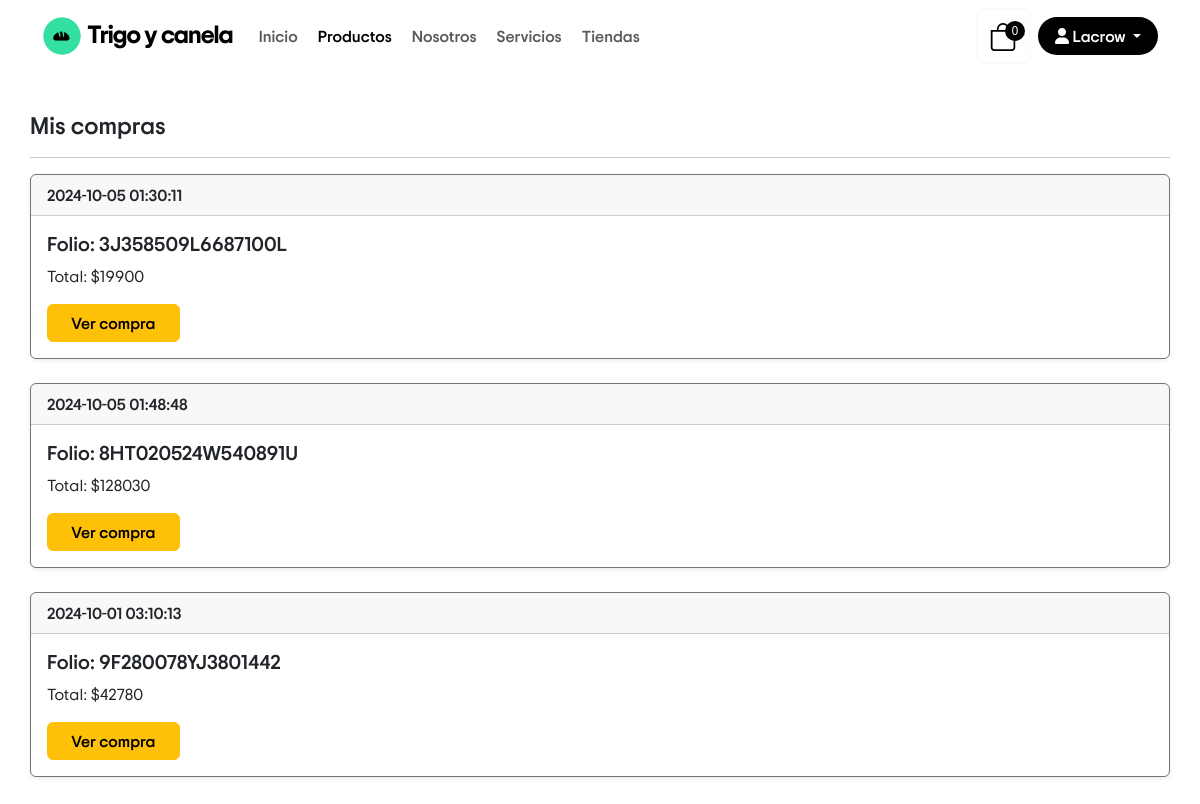
/compras.php (signed in), run on the app's committed database.
### tables this page shows
CREATE TABLE `compra` (
  `id` int NOT NULL,
  `id_transaccion` varchar(20) NOT NULL,
  `fecha` datetime NOT NULL,
  `status` varchar(50) NOT NULL,
  `email` varchar(50) NOT NULL,
  `id_cliente` int NOT NULL,
  `total` int NOT NULL
);

### config/config.php (called while the page is built, shortened)
<?php
$num_cart=0;
?>

### clases/clienteFunciones.php (called while the page is built, shortened)
<?php
function generarToken(){
    return md5(uniqid(mt_rand(),false));
}

### compras.php (the view, shortened to what this page needs)
<?php
require_once 'config/config.php';
require_once 'clases/clienteFunciones.php';
$db = new Database();
$con = $db->conectar();
$token =generarToken();
$idCliente = $_SESSION['user_cliente'];
$sql = $con->prepare("SELECT id_transaccion, fecha, status, total FROM compra WHERE id_cliente = ? ORDER BY DATE(fecha) DESC");
$sql->execute([$idCliente]);
?>
<!DOCTYPE html>
<html lang="es">
<head>
    <link href="https://cdn.jsdelivr.net/npm/bootstrap@5.3.3/dist/css/bootstrap.min.css" rel="stylesheet">
    <link rel="stylesheet" href="css/header.css">
    <link rel="stylesheet" href="https://cdn.jsdelivr.net/npm/bootstrap-icons@1.11.3/font/bootstrap-icons.min.css">
    <link href="https://cdnjs.cloudflare.com/ajax/libs/font-awesome/6.0.0-beta3/css/all.min.css" rel="stylesheet">
    <link rel="stylesheet" href="css/compras.css">
</head>
<body>
<header data-bs-theme="white">
  <div class="navbar navbar-expand-lg navbar-white bg-white ">
    <div class="container">
      <a href="index.php" class="navbar-brand">
        <div class="logo-name">
            <img src="Img/Diseño_sin_título__1_-removebg-preview.png" alt="Logo Panadería">
            <strong>Trigo y canela</strong>
        </div>
      </a>
      <div class="collapse navbar-collapse" id="navbarHeader">
        <ul class="navbar-nav me-auto mb-2 mb-lg-0">
          <li class="nav-item">
              <a href="index.php" class="nav-link  btn rounded-pill">Inicio</a>
          </li>
          <li class="nav-item">
              <a href="productos.php" class="nav-link active btn rounded-pill">Productos</a>
          </li>
          <li class="nav-item">
              <a href="#" class="nav-link btn rounded-pill">Nosotros</a>
          </li>
          <li class="nav-item">
              <a href="#" class="nav-link btn rounded-pill ">Servicios</a>
          </li>
          <li class="nav-item">
              <a href="#" class="nav-link btn rounded-pill">Tiendas</a>
          </li>
        </ul>
        <a href="checkout.php" class="btn bg-transparent border border-light position-relative me-2">
          <i class="bi bi-bag "></i><span id="num_cart" class="bagde bg-secundary"><?php echo $num_cart?></span>
        </a>
        <?php if(isset($_SESSION['user_id'])){ ?>
          <div class="dropdown">
            <button class="btn rounded-pill inicioSesion dropdown-toggle" type="button" id="btn_session" data-toggle="dropdown" aria-haspopup="true" aria-expanded="false">
              <i class="fa-solid fa-user"></i>
              <?php echo $_SESSION['user_name']; ?></a>
            </button>
          </div>
        <?php } else { ?>
          <a href="login.php" class="btn rounded-pill inicioSesion"> Iniciar sesión</a>
        <?php } ?>
      </div>
    </div>
  </div>
</header>
<main>
    <div class="container">
    <h4 id="tituloCompras">Mis compras</h4>
    <hr>
    <?php while($row = $sql->fetch(PDO::FETCH_ASSOC)){ ?>
    <div class="card mb-4 shadow-sm border-secondary">
        <div class="card-header">
            <?php echo $row['fecha']; ?>
        </div>
        <div class="card-body">
            <h5 class="card-title">Folio: <?php echo $row['id_transaccion']; ?> </h5>
            <p class="card-text">Total: $<?php echo $row['total']; ?></p>
            <a href="compra_detalle.php?orden=<?php echo $row['id_transaccion']; ?>&token=<?php echo
            $token; ?>" class="btn btn-warning buttonCompras">Ver compra</a>
        </div>
    </div>
    <?php } ?>
    </div>
</main>
</body>
</html>

### css/header.css (style rules this page uses)
.logo-name { display: flex; gap: 5px; }
img { width: 40px; height: auto; }
strong { font-family: 'TripSans-Bold'; font-weight: 400; font-size: 25px; letter-spacing: -1px; }
a.nav-link { font-family: 'TripSans-Medium'; }
.bi-bag { color: black; font-size: 28px; }
a.nav-link.btn.rounded-pill { padding-left: 10px; padding-right: 10px; background-color: rgb(255, 255, 255) ; transition: background-color 0.3s ease, color 0.3s ease; }
#num_cart { display: inline-block; width: 20px; height: 20px; background-color: black; color: white; border-radius: 50%; text-align: center; line-height: 20px; font-size: 12px; position: absolute; top: 12px; right: 4px; }
button.btn.rounded-pill.inicioSesion { color: rgb(255, 255, 255); padding-left: 16px; padding-right: 16px; font-family: 'TripSans-Medium'; background-color: #000000; transition: background-color 0.3s ease, color 0.3s ease; }

### css/compras.css (style rules this page uses)
main > .container { padding: 40px 0; }
#tituloCompras { font-family: 'TripSans-Medium'; }
a.btn.btn-warning.buttonCompras { width: 12%; font-family: 'TripSans-Medium'; }
div.card-header { font-family: 'TripSans-Medium'; }
h5.card-title { font-family: 'TripSans-Medium'; }
p.card-text { font-family: 'TripSans-Regular'; }

### data on the page
compra: fecha "2024-10-05 01:30:11", id_transaccion "3J358509L6687100L", total "19900"
compra: fecha "2024-10-05 01:48:48", id_transaccion "8HT020524W540891U", total "128030"
compra: fecha "2024-10-01 03:10:13", id_transaccion "9F280078YJ3801442", total "42780"

### other printed values
$num_cart "0"
$_SESSION['user_name'] "Lacrow"
